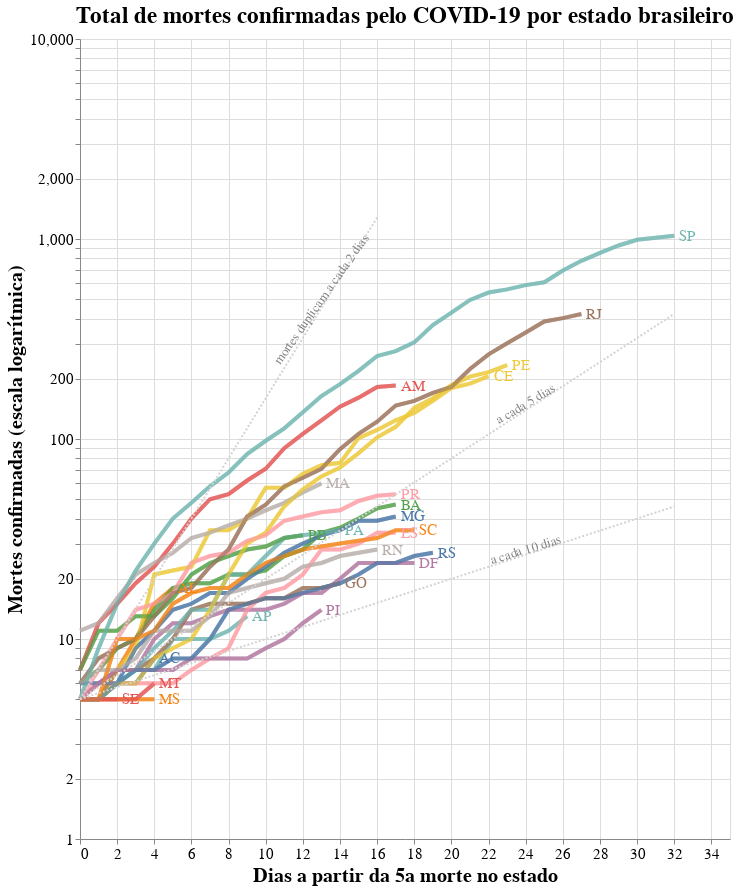

The notebook cell saved with this chart:
### Code cell
import altair as alt

# Selection tool
selection = alt.selection_single(fields=['state'])
# Color change when clicked
color = alt.condition(selection,
                    alt.Color('state:N'),
                    alt.value('lightgray'))


# Base altair plot 
base = alt.Chart(deaths_long, title="Total de mortes confirmadas pelo COVID-19 por estado brasileiro").mark_line(strokeWidth=4, opacity=0.7).encode(
    x=alt.X('Day'),
    y=alt.Y('Deaths', scale=alt.Scale(type='log')),
    color=alt.Color('state', legend=None),
).properties(
    width=650,
    height=800
)

# Chart
chart = base.encode(
  color=alt.condition(selection, 'state:N', alt.value('lightgray')),
  tooltip=['state:N', 'yearmonthdate(Date):N', 'Deaths:N']
).add_selection(
  selection
)

# Overlay
overlay = base.encode(
  color='state',
  opacity=alt.value(0.5),
).transform_filter(
  selection
)

# Text labels
text = base.mark_text(
    align='left',
    dx=5,
    size=15
).encode(
    x=alt.X('Day', aggregate='max',  axis=alt.Axis(title='Dias a partir da 5a morte no estado')),
    y=alt.Y('Deaths', aggregate={'argmax': 'Day'}, axis=alt.Axis(title='Mortes confirmadas (escala logarítmica)')),
    text='state'
).transform_filter(
    selection
)

# Add doubling line

## Death doubles every 2 days
j = 0
for i in range(0,deaths_long.Day.max()):
    if 5*pow(2,(i/2)) < deaths_long.Deaths.max():
      j = i+2

source2 = alt.sequence(start=0, stop=j, step=1, as_='x')

double2 = alt.Chart(source2).mark_line(strokeDash=[2,2]).transform_calculate(
    double2='5*pow(2,(datum.x/2))'
).transform_fold(
    ['double2']
).encode(
    x='x:Q',
    y='value:Q',
    color=alt.value('lightgray')
)

text2 = alt.Chart({'values':[{'x': 13, 'y': 500}]}).mark_text(
    text='mortes duplicam a cada 2 dias', angle=305,
    size=13,
    color = 'gray'
).encode(
    x='x:Q', y='y:Q'
)

## Death doubles every 5 days
j = 0
for i in range(0,deaths_long.Day.max()):
    if 5*pow(2,(i/5)) < deaths_long.Deaths.max():
      j = i+2

source5 = alt.sequence(start=0, stop=j, step=1, as_='x')

double5 = alt.Chart(source5).mark_line(strokeDash=[2,2]).transform_calculate(
    double5='5*pow(2,(datum.x/5))'
).transform_fold(
    ['double5']
).encode(
    x='x:Q',
    y='value:Q',
    color=alt.value('lightgray')
)

text5 = alt.Chart({'values':[{'x': 24, 'y': 150}]}).mark_text(
    text='a cada 5 dias', angle=329,
    size=13,
    color = 'gray'
).encode(
    x='x:Q', y='y:Q'
)

## Death doubles every 10 days
j = 0
for i in range(0,deaths_long.Day.max()):
    if 5*pow(2,(i/10)) < deaths_long.Deaths.max():
      j = i+2

source10 = alt.sequence(start=0, stop=j, step=1, as_='x')

double10 = alt.Chart(source10).mark_line(strokeDash=[2,2]).transform_calculate(
    double10='5*pow(2,(datum.x/10))'
).transform_fold(
    ['double10']
).encode(
    x='x:Q',
    y='value:Q',
    color=alt.value('lightgray')
)

text10 = alt.Chart({'values':[{'x': 24, 'y': 28}]}).mark_text(
    text='a cada 10 dias', angle=343,
    size=13,
    color = 'gray'
).encode(
    x='x:Q', y='y:Q'
)

# Sum it all up
alt.layer(chart, overlay, text, double2, double5, double10, text2, text5, text10).configure_axis(
    labelFontSize=15,
    titleFontSize=20
).configure_title(
    fontSize=23
)


# Sum em up!
#chart + overlay + text

### Figure 1 — Vega-Lite specification as saved in the notebook (floating-point values rounded to 4 significant figures; data arrays with more than 128 entries replaced by an {"elided": "..."} marker saying what was removed)
{"config": {"view": {"continuousWidth": 400, "continuousHeight": 300}, "axis": {"labelFontSize": 15, "titleFontSize": 20}, "title": {"fontSize": 23}}, "layer": [{"data": {"name": "data-dff0a16649cf7f1b9408edb005c07bdd"}, "mark": {"type": "line", "opacity": 0.7, "strokeWidth": 4}, "encoding": {"color": {"condition": {"type": "nominal", "field": "state", "selection": "selector001"}, "value": "lightgray"}, "tooltip": [{"type": "nominal", "field": "state"}, {"type": "nominal", "field": "Date", "timeUnit": "yearmonthdate"}, {"type": "nominal", "field": "Deaths"}], "x": {"type": "quantitative", "field": "Day"}, "y": {"type": "quantitative", "field": "Deaths", "scale": {"type": "log"}}}, "height": 800, "selection": {"selector001": {"type": "single", "fields": ["state"]}}, "title": "Total de mortes confirmadas pelo COVID-19 por estado brasileiro", "width": 650}, {"data": {"name": "data-dff0a16649cf7f1b9408edb005c07bdd"}, "mark": {"type": "line", "opacity": 0.7, "strokeWidth": 4}, "encoding": {"color": {"type": "nominal", "field": "state"}, "opacity": {"value": 0.5}, "x": {"type": "quantitative", "field": "Day"}, "y": {"type": "quantitative", "field": "Deaths", "scale": {"type": "log"}}}, "height": 800, "title": "Total de mortes confirmadas pelo COVID-19 por estado brasileiro", "transform": [{"filter": {"selection": "selector001"}}], "width": 650}, {"data": {"name": "data-dff0a16649cf7f1b9408edb005c07bdd"}, "mark": {"type": "text", "align": "left", "dx": 5, "size": 15}, "encoding": {"color": {"type": "nominal", "field": "state", "legend": null}, "text": {"type": "nominal", "field": "state"}, "x": {"type": "quantitative", "aggregate": "max", "axis": {"title": "Dias a partir da 5a morte no estado"}, "field": "Day"}, "y": {"type": "quantitative", "aggregate": {"argmax": "Day"}, "axis": {"title": "Mortes confirmadas (escala logarítmica)"}, "field": "Deaths"}}, "height": 800, "title": "Total de mortes confirmadas pelo COVID-19 por estado brasileiro", "transform": [{"filter": {"selection": "selector001"}}], "width": 650}, {"data": {"sequence": {"start": 0, "stop": 17, "step": 1, "as": "x"}}, "mark": {"type": "line", "strokeDash": [2, 2]}, "encoding": {"color": {"value": "lightgray"}, "x": {"type": "quantitative", "field": "x"}, "y": {"type": "quantitative", "field": "value"}}, "transform": [{"calculate": "5*pow(2,(datum.x/2))", "as": "double2"}, {"fold": ["double2"]}]}, {"data": {"sequence": {"start": 0, "stop": 33, "step": 1, "as": "x"}}, "mark": {"type": "line", "strokeDash": [2, 2]}, "encoding": {"color": {"value": "lightgray"}, "x": {"type": "quantitative", "field": "x"}, "y": {"type": "quantitative", "field": "value"}}, "transform": [{"calculate": "5*pow(2,(datum.x/5))", "as": "double5"}, {"fold": ["double5"]}]}, {"data": {"sequence": {"start": 0, "stop": 33, "step": 1, "as": "x"}}, "mark": {"type": "line", "strokeDash": [2, 2]}, "encoding": {"color": {"value": "lightgray"}, "x": {"type": "quantitative", "field": "x"}, "y": {"type": "quantitative", "field": "value"}}, "transform": [{"calculate": "5*pow(2,(datum.x/10))", "as": "double10"}, {"fold": ["double10"]}]}, {"data": {"name": "data-bf3a284e2fbb064d7dde36f27f5d5a49"}, "mark": {"type": "text", "angle": 305, "color": "gray", "size": 13, "text": "mortes duplicam a cada 2 dias"}, "encoding": {"x": {"type": "quantitative", "field": "x"}, "y": {"type": "quantitative", "field": "y"}}}, {"data": {"name": "data-a5e84210b4d4cca84e8909f0953192d0"}, "mark": {"type": "text", "angle": 329, "color": "gray", "size": 13, "text": "a cada 5 dias"}, "encoding": {"x": {"type": "quantitative", "field": "x"}, "y": {"type": "quantitative", "field": "y"}}}, {"data": {"name": "data-dbb29c180f31612da348591fe6fbeab2"}, "mark": {"type": "text", "angle": 343, "color": "gray", "size": 13, "text": "a cada 10 dias"}, "encoding": {"x": {"type": "quantitative", "field": "x"}, "y": {"type": "quantitative", "field": "y"}}}], "$schema": "https://vega.github.io/schema/vega-lite/v4.8.1.json", "datasets": {"data-dff0a16649cf7f1b9408edb005c07bdd": {"elided": "378 records"}, "data-bf3a284e2fbb064d7dde36f27f5d5a49": [{"x": 13, "y": 500}], "data-a5e84210b4d4cca84e8909f0953192d0": [{"x": 24, "y": 150}], "data-dbb29c180f31612da348591fe6fbeab2": [{"x": 24, "y": 28}]}}
